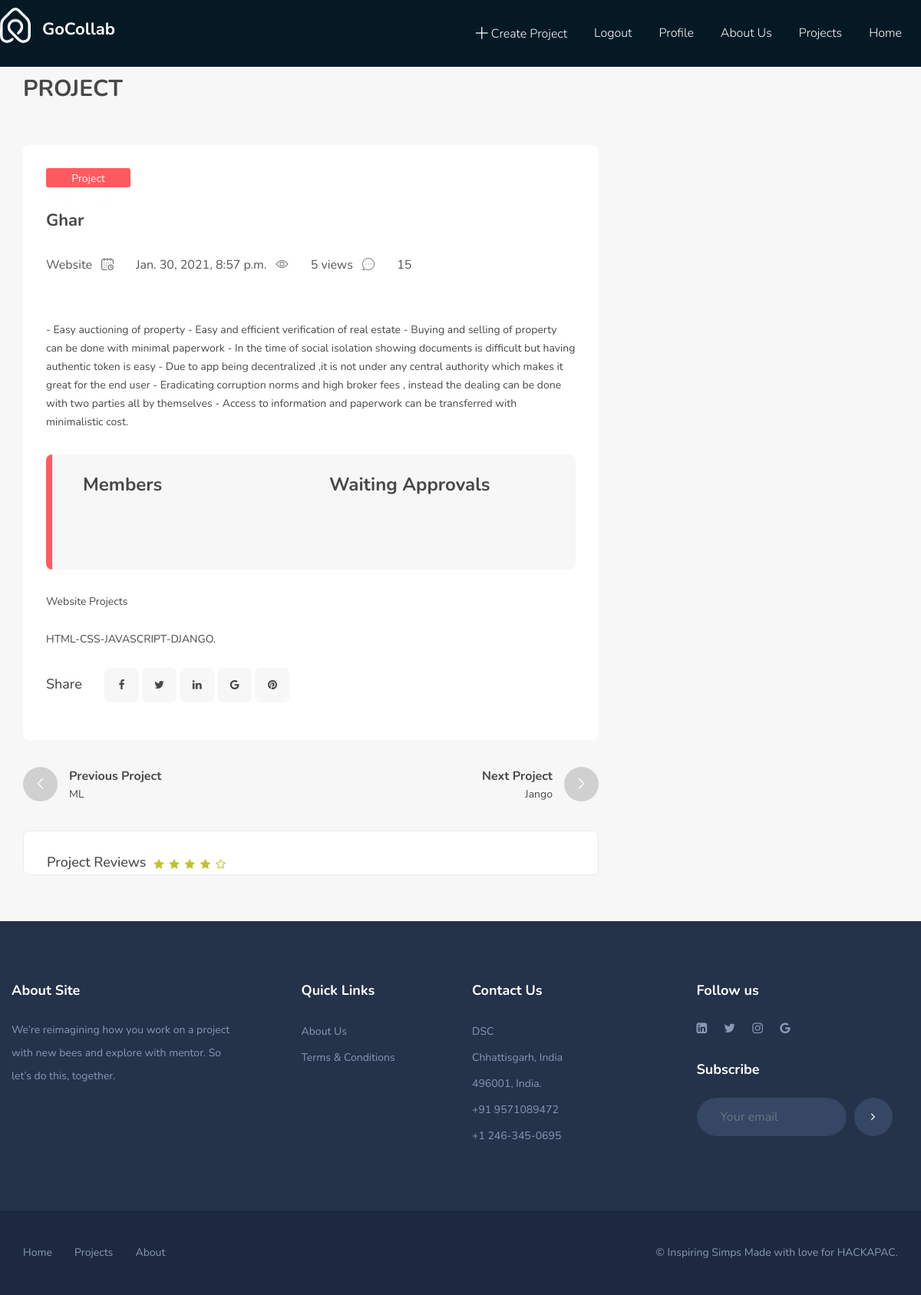
The page /project/4/ (signed in) on the database its author committed.
### projects/models.py (models this page shows, shortened)
class Project(models.Model):
    name = models.CharField(max_length=40,null=False,blank=False)
    description = models.TextField(null=False)
    members_present = models.ManyToManyField(User,null=True,blank=True,related_name="mem_present")
    members_not_approved = models.ManyToManyField(User,null=True,blank=True,related_name="mem_not_approved")
    created_at = models.DateTimeField(auto_now_add=True,blank=True,null=True)
    owner = models.ForeignKey(User,on_delete=models.DO_NOTHING)

### projects/views.py (the view)
# urls.py: path('project/<str:id>/',views.projectDetail,name="project-detail"),
@login_required(login_url='/user/login/')
def projectDetail(request,id):
    print("\n\n\n"+id+"\n\n\n")
    project=Project.objects.filter(id=int(id))[0]
    return render(request,'ui/project_detail.html',{
        "project":project
    })

### templates/ui/project_detail.html (shortened to what this page needs)
{% extends 'ui/layout.html' %} {% block body%}
	<section class="blog_post_container bgc-f7 pb30">
		<div class="container">
			<div class="row">
				<div class="col-xl-6">
					<div class="breadcrumb_content style2">
						<ol class="breadcrumb">
						    <li class="breadcrumb-item"><a href="#">Home</a></li>
						</ol>
						<h2 class="breadcrumb_title">PROJECT</h2>
					</div>
				</div>
			</div>
			<div class="row">
				<div class="col-lg-8">
					<div class="main_blog_post_content">
						<div class="mbp_thumb_post">
							<div class="blog_sp_tag"><a href="#">Project Representation</a></div>
							<h3 class="blog_sp_title">{{project.name}}</h3>
							<ul class="blog_sp_post_meta">
								<li class="list-inline-item"><a href="#">Website</a></li>
								<li class="list-inline-item"><span class="flaticon-calendar"></span></li>
								<li class="list-inline-item"><a href="#">{{project.created_at}}</a></li>
								<li class="list-inline-item"><span class="flaticon-view"></span></li>
								<li class="list-inline-item"><a href="#"> 5 views</a></li>
								<li class="list-inline-item"><span class="flaticon-chat"></span></li>
								<li class="list-inline-item"><a href="#">15</a></li>
							</ul>
							<div class="details">
								<p class="mb30">{{project.description}}.</p>
								<div class="mbp_blockquote" style="height:150px">
									<div class="blockquote">
										<div class="row">
											<div class="col-6"><h3>Members</h3>
											</div>
											<div class="col-6"><h3>Waiting Approvals</h3>
										</div>
									</div>
								</div>
								</div>
								<div>
								<p class="mb25">Website Projects</p>
								<p class="mb25">HTML-CSS-JAVASCRIPT-DJANGO.</p>
								</div>
							</div>
							<ul class="blog_post_share">
								<li><p>Share</p></li>
								<li><a href="#"><i class="fa fa-facebook"></i></a></li>
								<li><a href="#"><i class="fa fa-twitter"></i></a></li>
								<li><a href="#"><i class="fa fa-linkedin"></i></a></li>
								<li><a href="#"><i class="fa fa-google"></i></a></li>
								<li><a href="#"><i class="fa fa-pinterest"></i></a></li>
							</ul>
						</div>
						<div class="mbp_pagination_tab">
							<div class="row">
								<div class="col-sm-6 col-lg-6">
									<div class="pag_prev">
										<a href="#"><span class="flaticon-back"></span></a>
										<div class="detls"><h5>Previous Project</h5> <p> ML</p></div>
									</div>
								</div>
								<div class="col-sm-6 col-lg-6">
									<div class="pag_next text-right">
										<a href="#"><span class="flaticon-next"></span></a>
										<div class="detls"><h5>Next Project</h5> <p> Jango</p></div>
									</div>
								</div>
							</div>
						</div>
						<div class="product_single_content mb30">
							<div class="mbp_pagination_comments">
								<div class="total_review">
									<h4> Project Reviews</h4>
									<ul class="review_star_list mb0 pl10">
										<li class="list-inline-item"><i class="fa fa-star"></i></li>
										<li class="list-inline-item"><i class="fa fa-star"></i></li>
										<li class="list-inline-item"><i class="fa fa-star"></i></li>
										<li class="list-inline-item"><i class="fa fa-star"></i></li>
										<li class="list-inline-item"><i class="fa fa-star-o"></i></li>
									</ul>
								</div>
					</div>
				</div>
			</div>
		</div>
	</section>
{% endblock body%}

### static/css/ace-responsive-menu.css (style rules this page uses)
a { color: #0d638f; text-shadow: none; }
ul { margin: 0px; padding: 0px; }

### rows shown on the page
Project: name "Ghar", created_at "Jan. 30, 2021, 8:57 p.m.", description "- Easy auctioning of property - Easy and efficient verification of real estate - Buying and selling of property can be done with minimal paperwork - In the time of social isolation showing documents is difficult but having authentic token is easy - Due to app being decentralized ,it is not under any central authority which makes it great for the end user - Eradicating corruption norms and high broker fees , instead the dealing can be done with two parties all by themselves - Access to information and paperwork can be transferred with minimalistic cost"
